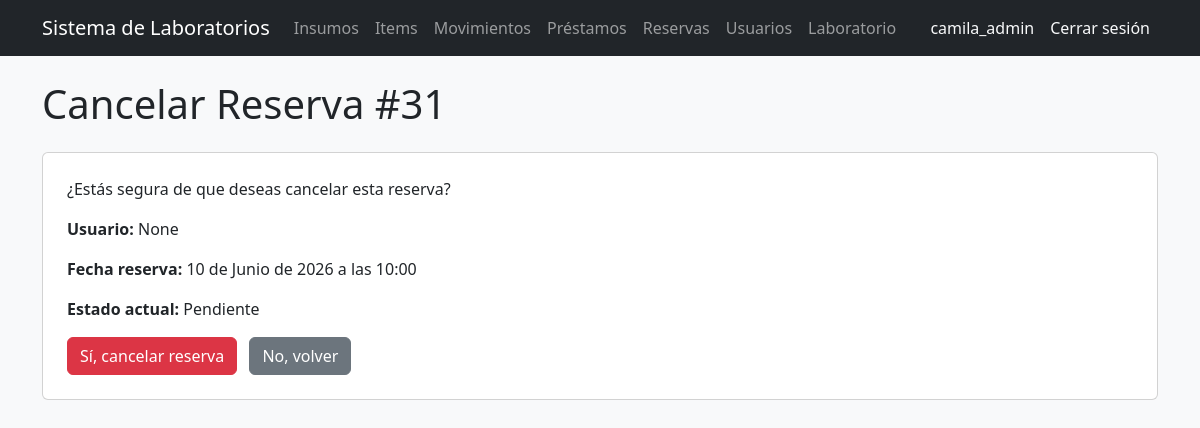
Page /reservas/31/cancelar/ (signed in) on the earlier database version.
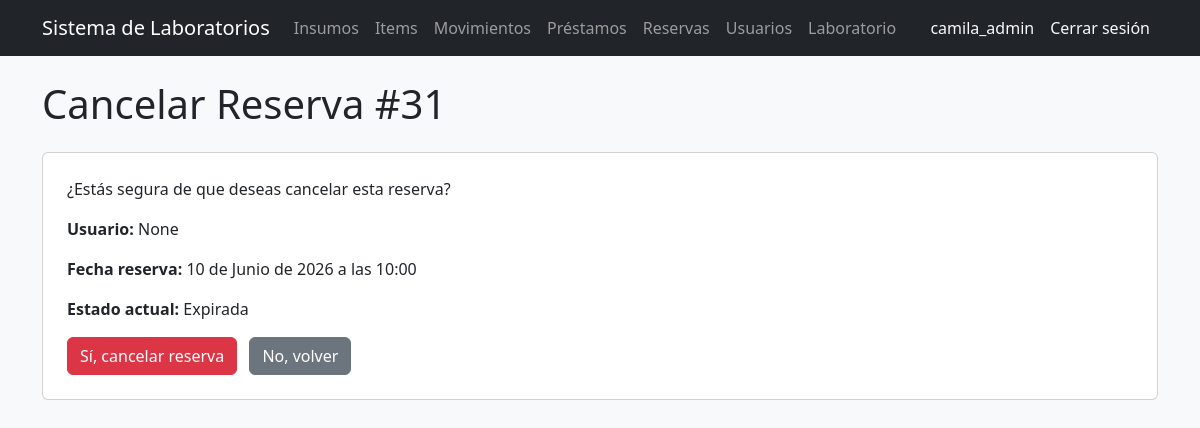
Same page on the later database version.
### reservas/models.py (models this page shows, shortened)
class Reserva(models.Model):
    usuario = models.ForeignKey(
    'users.Usuario',
    on_delete=models.CASCADE,
    null=True,
    blank=True
)
    fecha_reserva = models.DateTimeField()
    hora_limite_retiro = models.DateTimeField(
        null=True,
        blank=True
    )
    fecha_devolucion = models.DateTimeField(
        null=True,
        blank=True
    )
    estado = models.ForeignKey(
        EstadoReserva,
        on_delete=models.CASCADE,
        null=True,
        blank=True
    )
    fecha_creacion = models.DateTimeField(auto_now_add=True)

class EstadoReserva(models.Model):
    nombre = models.CharField(max_length=50)
    def __str__(self):
        return self.nombre

### reservas/views.py (the view)
# urls.py: path('<int:id>/cancelar/', cancelar_reserva, name='cancelar_reserva'),
@rol_requerido('Administrador', 'Encargado')
def cancelar_reserva(request, id):
    reserva = get_object_or_404(Reserva, id=id)
    if request.method == 'POST':
        reserva.estado = EstadoReserva.objects.get(nombre='Cancelada')
        reserva.save()
        return redirect('lista_reservas')
    return render(request, 'reservas/cancelar.html', {'reserva': reserva})

### templates/reservas/cancelar.html (shortened to what this page needs)
{% extends 'base_general.html' %}
{% block contenido %}
<h1 class="mb-4">Cancelar Reserva #{{ reserva.id }}</h1>
<div class="card p-4">
    <p>¿Estás segura de que deseas cancelar esta reserva?</p>
    <p><strong>Usuario:</strong> {{ reserva.usuario }}</p>
    <p><strong>Fecha reserva:</strong> {{ reserva.fecha_reserva }}</p>
    <p><strong>Estado actual:</strong> {{ reserva.estado }}</p>
    <form method="POST">
        <button type="submit" class="btn btn-danger">
            Sí, cancelar reserva
        </button>
        <a href="/reservas/{{ reserva.id }}/" class="btn btn-secondary ms-2">
            No, volver
        </a>
    </form>
</div>
{% endblock %}

Differences in the rows shown:
changed Reserva "None": estado "Pendiente" → "Expirada"
